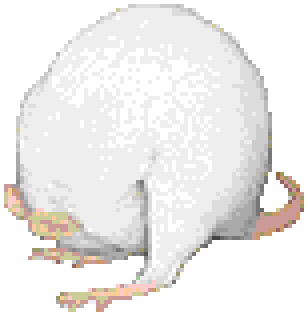
#> input picture rat_images/png/10drink/10621.png, 77 x 79 px (shown 4 times larger); its folder holds only this picture in this run
$ python build_sprites.py
#> lines starting #> are read from the running program, lines starting #| are printed output that depends on the picture; after the words box and inside, x2 and y2 are one past the last pixel; in counts of white or black regions, pixels touching at a corner belong together
#!/usr/bin/env python3
"""
Sprite Sheet Generator for Sniffy the Virtual Rat
Packs individual PNG frames into sprite sheets with 2x upscaling + sharpening.
"""

import os
import json
from PIL import Image, ImageFilter
import cv2
import numpy as np

# ─── Configuration ────────────────────────────────────────────────────────────

SRC_DIR   = os.path.join(os.path.dirname(__file__), '../../rat_images/png')
OUT_DIR   = os.path.join(os.path.dirname(__file__), '../sprites')
SCALE     = 2           # upscale factor (1 = no upscale, 2 = 2x)
MAX_SHEET = 4096        # max sprite sheet width (GPU safe)
MAX_FRAME_AREA = 50000  # skip corrupt full-screen frames (510x330 = 168k)

# Frame rate per behavior group
FPS_TABLE = {
    'walk':       8,
    'run':        12,
    'trot':       12,
    'groom':      4,
    'sniff':      6,
    'drink':      6,
    'eat':        6,
    'lever_press':8,
    'rear':       4,
    'explore':    6,
    'turn':       10,
    'freeze':     1,
    'misc':       8,
    'small':      8,
    'head_move':  8,
    'pellet':     4,
    'lever':      8,
    'background': 1,
    'ui':         1,
    'main_screen':1,
}

LOOP_TABLE = {
    'lever_press': False,
    'rear_up':     False,
    'turn':        False,
    'freeze':      False,
    'drink':       False,
    'eat':         False,
}


def get_fps(group_name):
    name = group_name.lstrip('10')
    for key, fps in FPS_TABLE.items():
        if name.startswith(key):
            return fps
    return 8


def get_loop(group_name):
    name = group_name.lstrip('10')
    for key, val in LOOP_TABLE.items():
        if name.startswith(key):
            return val
    return True


def enhance_frame(img, scale):
    """2x LANCZOS upscale + unsharp mask for crisper edges. Alpha upscaled with NEAREST."""
    if scale == 1:
        return img

    w, h = img.size
    new_size = (w * scale, h * scale)

    # Split alpha
    if img.mode == 'RGBA':
        rgb = img.convert('RGB')
        alpha = img.split()[3]
    else:
        rgb = img.convert('RGB')
        alpha = None

    # Upscale RGB with LANCZOS
    rgb_up = rgb.resize(new_size, Image.LANCZOS)

    # Unsharp mask via OpenCV (sharpen without halos)
    arr = np.array(rgb_up, dtype=np.uint8)
    blurred = cv2.GaussianBlur(arr, (0, 0), sigmaX=0.8)
    sharpened = cv2.addWeighted(arr, 1.4, blurred, -0.4, 0)
    rgb_sharp = Image.fromarray(sharpened.astype(np.uint8))

    # Upscale alpha with NEAREST (hard edges preserved)
    if alpha is not None:
        alpha_up = alpha.resize(new_size, Image.NEAREST)
        result = rgb_sharp.copy()
        result.putalpha(alpha_up)
    else:
        result = rgb_sharp

    return result


def build_group(group_name, frames_dir):
    """Build a sprite sheet for one behavior group."""
#> called with group_name = '10drink'
    files = sorted(f for f in os.listdir(frames_dir) if f.endswith('.png'))
    if not files:
        return None

    # Load and filter frames
    images = []
    for fname in files:
        img = Image.open(os.path.join(frames_dir, fname)).convert('RGBA')
#> img is the input picture: PIL image 77x79 RGBA; mean R, G, B, A 238.5, 236.5, 235, 155.6
        w, h = img.size
#> w = 77; h = 79
        if w * h > MAX_FRAME_AREA:
            print(f"  Skipping corrupt frame {fname} ({w}x{h})")
            continue
        images.append((fname, img))

    if not images:
        return None

    # Enhance frames
    enhanced = []
    for fname, img in images:
        enhanced.append((fname, enhance_frame(img, SCALE)))
#> this loop made 1 pass
#> (fname, w in enhance_frame, h in enhance_frame, new_size in enhance_frame) on pass 1: ('10621.png', 77, 79, (154, 158))
#> pass 1, in enhance_frame, `alpha = img.split()[3]`:
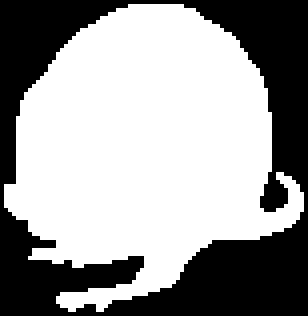
#> alpha: PIL image 77x79 L (shown 4 times larger); 61% white; 1 black region, box (x1, y1, x2, y2) and area: (0, 0, 77, 79) 2372
#> pass 1, in enhance_frame, `rgb_up = rgb.resize(new_size, Image.LANCZOS)`:
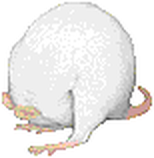
#> rgb_up: PIL image 154x158 RGB; mean R, G, B 238, 236.1, 234.5
#> after the loop, enhanced = 1 item

    # Cell dimensions: max of all enhanced frames
    cell_w = max(img.width  for _, img in enhanced)
#> cell_w = 154
    cell_h = max(img.height for _, img in enhanced)
#> cell_h = 158

    # Check sheet width fits in MAX_SHEET
    n = len(enhanced)
#> n = 1
    sheet_w = cell_w * n
#> sheet_w = 154
    if sheet_w > MAX_SHEET:
        # Use multiple rows
        cols = MAX_SHEET // cell_w
        rows = (n + cols - 1) // cols
    else:
        cols = n
#> cols = 1
        rows = 1

    sheet_w = cell_w * cols
    sheet_h = cell_h * rows
#> sheet_h = 158
    sheet = Image.new('RGBA', (sheet_w, sheet_h), (0, 0, 0, 0))
#> sheet: PIL image 154x158 RGBA; every value is 0

    frame_data = []
    for i, (fname, img) in enumerate(enhanced):
        col = i % cols
        row = i // cols
        # Bottom-center align within cell (ground reference = bottom of cell)
        px = col * cell_w + (cell_w - img.width) // 2
        py = row * cell_h + (cell_h - img.height)   # bottom-align
        sheet.paste(img, (px, py), img)

        frame_data.append({
            'index':    i,
            'file':     fname,
            'srcX':     col * cell_w,
            'srcY':     row * cell_h,
            'cellW':    cell_w,
            'cellH':    cell_h,
            'contentW': img.width,
            'contentH': img.height,
            'offsetX':  (cell_w - img.width) // 2,
            'offsetY':  cell_h - img.height,
        })
#> this loop made 1 pass
#> (fname, col, row, px, py) on pass 1: ('10621.png', 0, 0, 0, 0)
#> after the loop, frame_data = 1 item

    fps  = get_fps(group_name)
    loop = get_loop(group_name)

    metadata = {
        'name':        group_name,
        'frameCount':  n,
        'cols':        cols,
        'rows':        rows,
        'cellWidth':   cell_w,
        'cellHeight':  cell_h,
        'sheetWidth':  sheet_w,
        'sheetHeight': sheet_h,
        'fps':         fps,
        'loop':        loop,
        'scale':       SCALE,
        'anchor':      'bottom-center',
        'frames':      frame_data,
    }

    return sheet, metadata


def main():
    os.makedirs(OUT_DIR, exist_ok=True)

    groups = sorted(os.listdir(SRC_DIR))
    skip = {'bmp'}
    groups = [g for g in groups if os.path.isdir(os.path.join(SRC_DIR, g)) and g not in skip]

    manifest = {}

    for group in groups:
        group_dir = os.path.join(SRC_DIR, group)
        print(f"Processing: {group}...")

        result = build_group(group, group_dir)
        if result is None:
            print(f"  Skipped (no valid frames)")
            continue

        sheet, meta = result
#> meta = 13 items
        out_png  = os.path.join(OUT_DIR, f'{group}.png')
        out_json = os.path.join(OUT_DIR, f'{group}.json')

        sheet.save(out_png, optimize=True)
        with open(out_json, 'w') as f:
            json.dump(meta, f, indent=2)

        manifest[group] = {
            'png':        f'{group}.png',
            'json':       f'{group}.json',
            'frameCount': meta['frameCount'],
            'fps':        meta['fps'],
            'loop':       meta['loop'],
        }
        print(f"  {meta['frameCount']} frames → {meta['cellWidth']}x{meta['cellHeight']}px cells, sheet {meta['sheetWidth']}x{meta['sheetHeight']}px")
#|   1 frames → 154x158px cells, sheet 154x158px
#> pass 2 of the loop in main, `for group in groups:`:
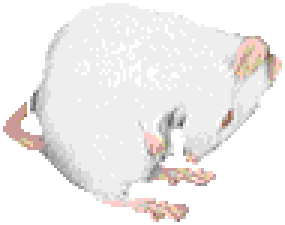
#> input picture rat_images/png/10eat/10630.png, 95 x 75 px (shown 3 times larger)
#> in build_group, img is the input picture: PIL image 95x75 RGBA; mean R, G, B, A 240.7, 238, 237.2, 143.3
#> the loop in build_group (call 2), `for fname, img in images:` made 1 pass
#> (fname, w in enhance_frame, h in enhance_frame, new_size in enhance_frame) on pass 1: ('10630.png', 95, 75, (190, 150))
#> pass 1, in enhance_frame (call 2), `alpha = img.split()[3]`:
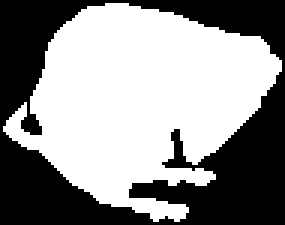
#> alpha: PIL image 95x75 L (shown 3 times larger); 56.2% white; 1 black region, box (x1, y1, x2, y2) and area: (0, 0, 95, 75) 3121
#> pass 1, in enhance_frame (call 2), `rgb_up = rgb.resize(new_size, Image.LANCZOS)`:
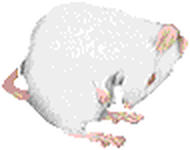
#> rgb_up: PIL image 190x150 RGB; mean R, G, B 240.4, 237.8, 236.9
#> cell_w = 190
#> cell_h = 150
#> sheet_w = 190
#> sheet_h = 150
#> the loop in build_group (call 2), `for i, (fname, img) in enumerate(enhanced):` made 1 pass
#> (fname, col, row, px, py) on pass 1: ('10630.png', 0, 0, 0, 0)
#|   1 frames → 190x150px cells, sheet 190x150px

    manifest_path = os.path.join(OUT_DIR, 'manifest.json')
    with open(manifest_path, 'w') as f:
        json.dump(manifest, f, indent=2)

    print(f"\nDone! {len(manifest)} sprite sheets → {OUT_DIR}")
#| Done! 2 sprite sheets → rat_animation/scripts/../sprites
    print(f"Manifest: {manifest_path}")


if __name__ == '__main__':
    main()
